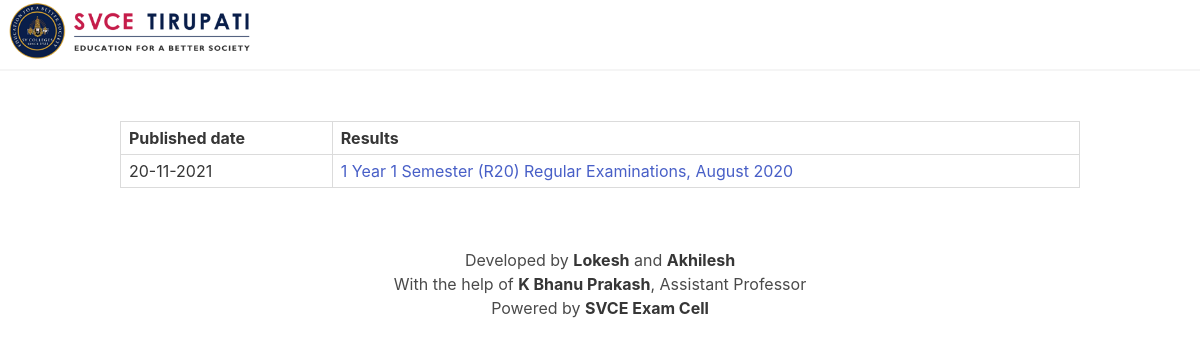
Page /home on the earlier database version.
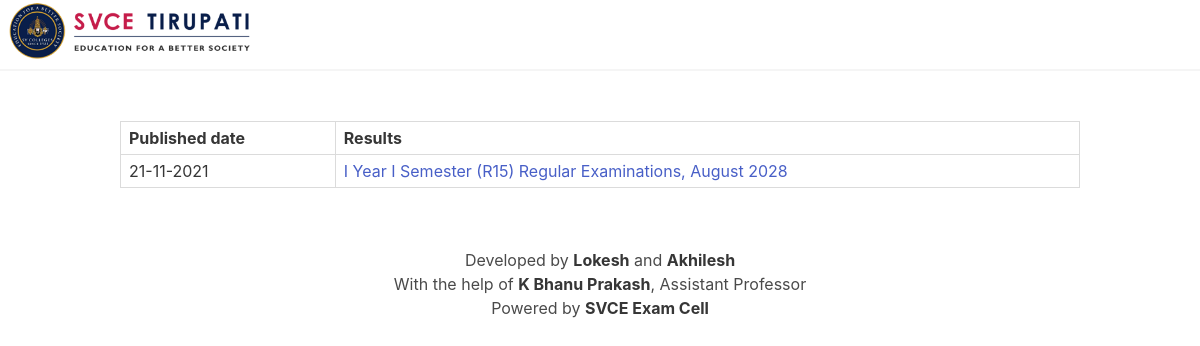
Same page on the later database version.
### tables this page shows
CREATE TABLE metadata(
        sno integer PRIMARY KEY,
        date text,
        name text
    );

### app.py (the view)
@app.route('/')
@app.route('/home')
def home():
    con = sqlite3.connect('results.db')
    resultsList = getResultsList(con)
    return render_template('home.html', resultsList=resultsList)

### marks.py (called while the page is built)
def parseTableName(name):
    name = name.split('_')[1:]
    res = f'{name[0].upper()} Year {name[1].upper()} Semester '
    res += f'({name[2].title()}) {name[3].title()} Examinations, {name[4].title()} {name[5]}'
    return res

def getResultsList(con):
    cur = con.cursor()
    sql = 'SELECT * FROM metadata ORDER BY sno DESC LIMIT 17'
    res = []
    for row in cur.execute(sql):
        res.append([*row[:2], parseTableName(row[2])])
    return res

### templates/home.html (shortened to what this page needs)
{% extends 'layout.html' %}
{% block content %}
<div class="table-container my-6 ">
    <table class="table is-bordered is-striped is-narrow is-hoverable is-fullwidth">
        <thead>
            <tr>
                <th>Published date</th>
                <th>Results</th>
            </tr>
        </thead>
        <tbody>
            {% for row in resultsList %}
            <tr>
                <td>{{ row[1] }}</td>
                <td><a href="{{ url_for('roll', table=row[0]) }}">{{ row[2] }}</a></td>
            </tr>
            {% endfor %}
        </tbody>
    </table>
</div>
{% endblock content %}

### templates/layout.html (shortened to what this page needs)
<!DOCTYPE html>
<html lang="en">
<head>
  <link rel="stylesheet" href="/static/css/bulma.min.css" />
</head>
<body>
  <div class="navbar has-shadow">
    <div class="navbar-brand">
      <a href="{{ url_for('home') }} ">
        <img src="static/images/svcelogo.png" alt="logo" height="256" width="256"></a>
    </div>
  </div>
  <div class="container pt-1 px-0-mobile mx-0-mobile">
    {% block content %} {% endblock content %}
  </div>
  <footer class="py-3">
    <div class="has-text-centered">
      <p>
        Developed by <strong>Lokesh</strong> and <strong>Akhilesh</strong>
      <p>With the help of <strong>K Bhanu Prakash</strong>, Assistant Professor</p>
      </p>
      <p>
        Powered by <strong>SVCE Exam Cell</strong>
      </p>
    </div>
  </footer>
</body>
</html>

### templates/layout.html (style rules this page uses)
footer { width: 100%; box-shadow: black; }

Differences in the rows shown:
changed metadata: date "20-11-2021" → "21-11-2021"; row "1 Year 1 Semester (R20) Regular Examinations, August 2020" → "I Year I Semester (R15) Regular Examinations, August 2028"
